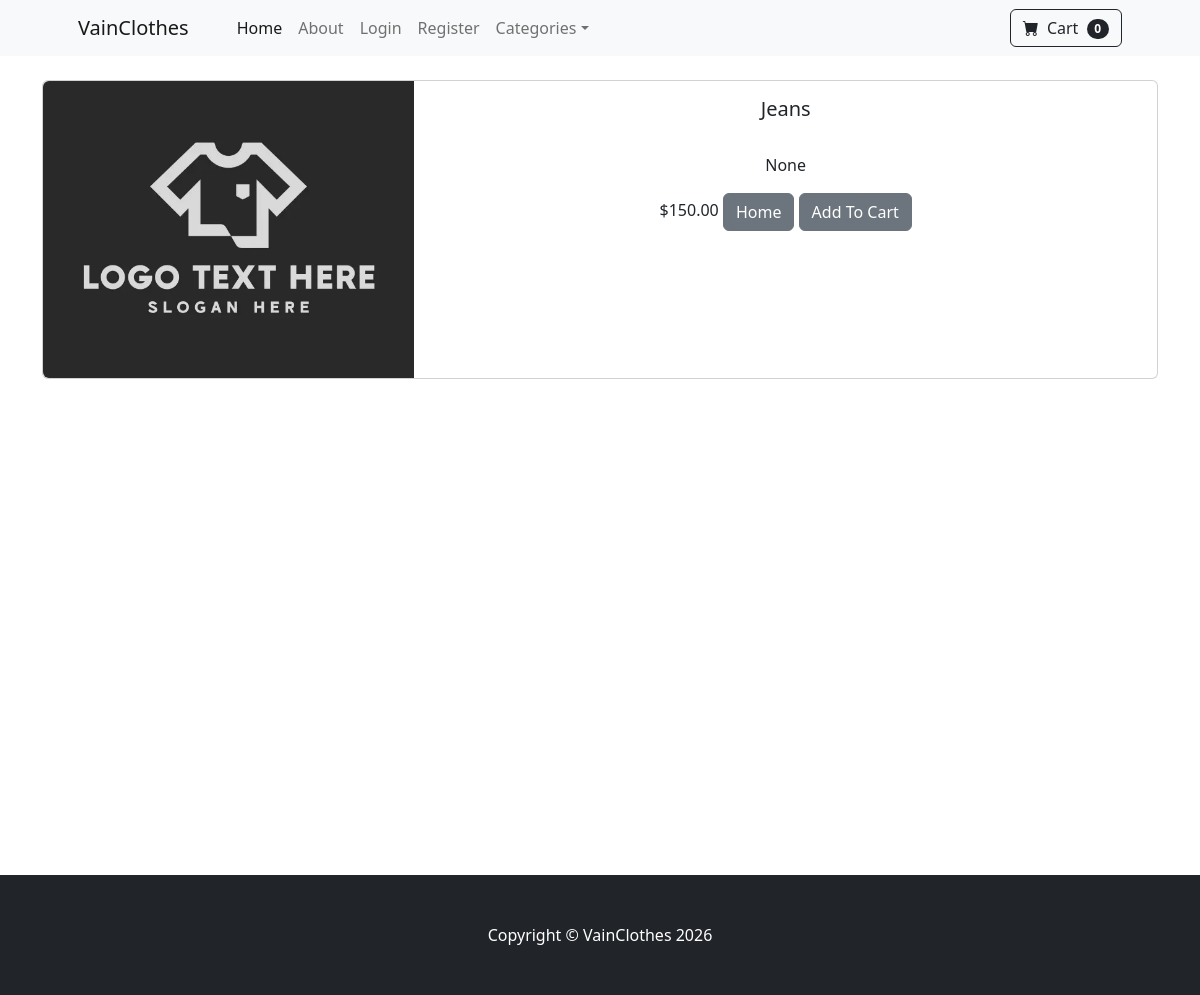
/vainclothes/product/4, run on the app's committed database.
### vainclothes/models.py (models this page shows, shortened)
class Product(models.Model):
    name = models.CharField(max_length=100)
    price = models.DecimalField(default=0, decimal_places=2, max_digits=6)
    category = models.ForeignKey(Category, on_delete=models.CASCADE, default=1)
    description = models.CharField(max_length=250, default="", blank=True, null=True)
    image = models.ImageField(upload_to='uploads/product/')
    is_sale = models.BooleanField(default=False)
    sale_price = models.DecimalField(default=0, decimal_places=2, max_digits=6)

### vainclothes/views.py (the view)
# urls.py: path('product/<int:pk>', views.product, name='product'),
def product(request, pk):
    product = Product.objects.get(id=pk)
    return render(request, 'product.html', {'product': product})

### vainclothescart/cart.py (called while the page is built)
    def __len__(self):
        return len(self.cart)

### vainclothescart/context_processors.py (called while the page is built)
def cart(request):
    return {'cart': Cart(request)}

### vainclothes/templates/product.html (shortened to what this page needs)
{% extends 'base.html' %}
{% block content %}
<div class="container">
    <br/>
<div class="card mb-3">
  <div class="row g-0">
    <div class="col-md-4">
      <img src="{{ product.image.url }}" class="img-fluid rounded-start" alt="...">
    </div>
    <div class="col-md-8">
      <div class="card-body">
          <center>
        <h5 class="card-title">{{ product.name }}</h5>
          <br/>
        <p class="card-text justified">{{ product.description }}</p>
        {% if product.is_sale %}
              <div class="d-flex justify-content-center
                            small text-warning mb-2">
                <div class="bi-star-fill"></div>
                &nbsp;&nbsp;Sale!&nbsp;&nbsp;
                <div class="bi-star-fill"></div>
              </div>
              <strike>
                  ${{ product.price }}
              </strike>
              &nbsp;
              ${{ product.sale_price }}
              <p>Made in Turkey</p>
        {% else %}
            ${{ product.price }}
        {% endif %}
        <a href="{% url 'home' %}" class="btn btn-secondary">
            Home
        </a>
        <button type="button" value="{{ product.id }}" class="btn btn-secondary" id = 'add-cart'>
            Add To Cart
        </button>
            </center>
      </div>
    </div>
  </div>
</div>
<br/><br/><br/><br/><br/><br/><br/><br/><br/><br/>
<br/><br/><br/><br/><br/><br/><br/><br/><br/><br/>
</div>
{% endblock %}

### data on the page
Product: image (picture), name "Jeans", description "None", price "150.00"

### other printed values
{{ cart|length }} "0"
